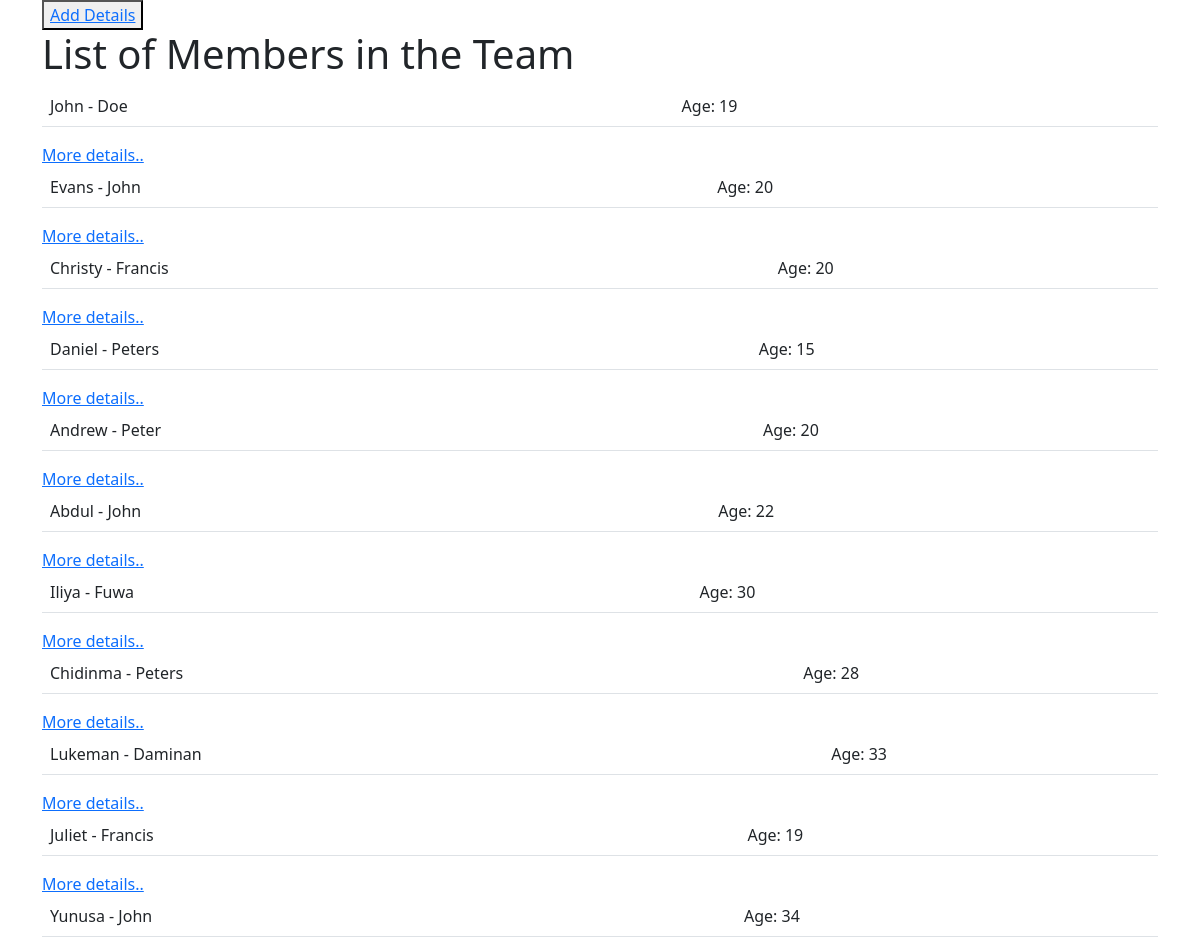
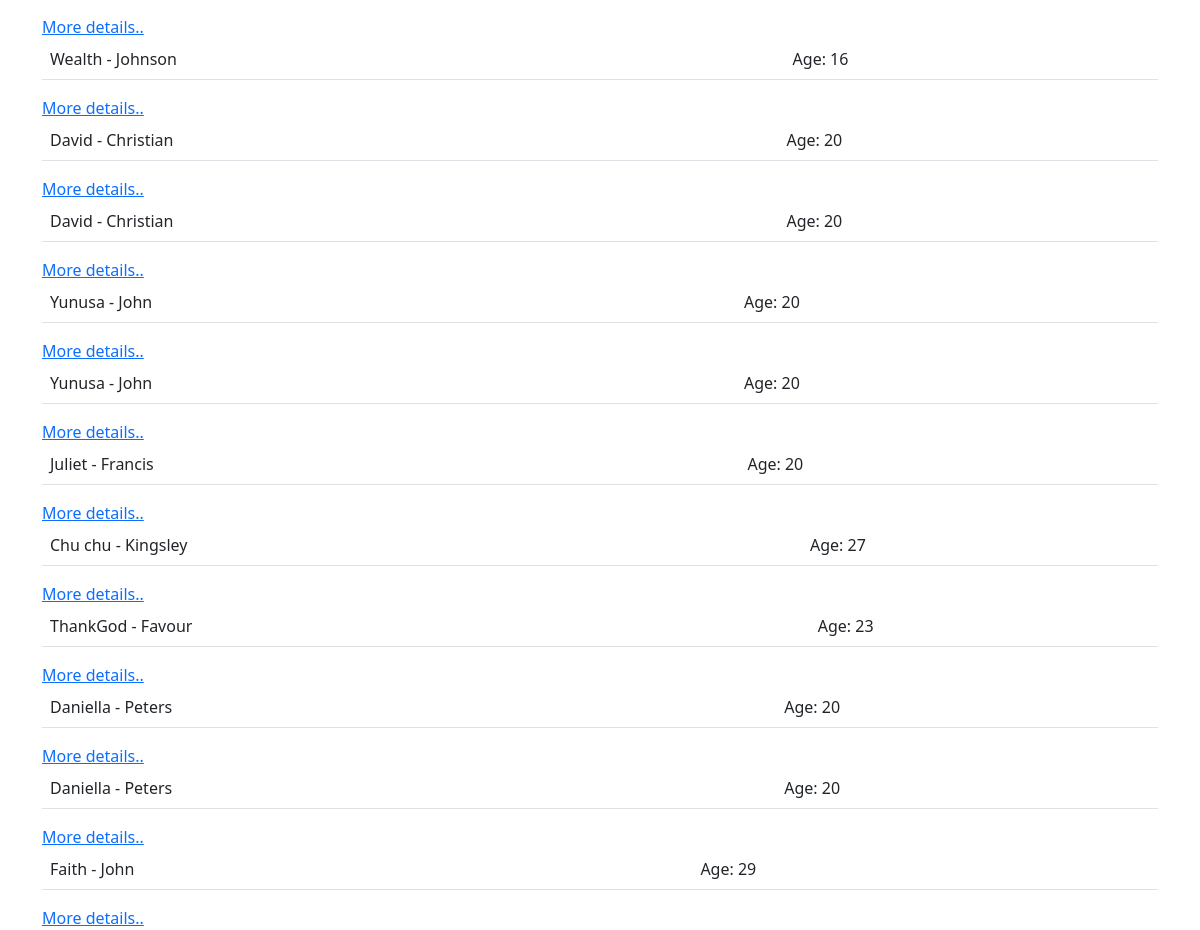
The page / on the database its author committed (2 pictures, top to bottom).
### myapp/models.py (models this page shows, shortened)
class Member(models.Model):
    firstname = models.CharField(max_length=200)
    lastname = models.CharField(max_length=200)
    age = models.IntegerField()
    salary = models.DecimalField(max_digits=10, decimal_places=2)
    DOB = models.DateTimeField()

### myapp/views.py (the view)
class HomeView(ListView):
    model = Member
    template_name = 'myapp/index.html'

### myapp/templates/myapp/index.html
{% extends 'base.html' %}
{% block content %}
        <button><a href="{% url 'addmembership' %}">Add Details</a></button>
        <h1>List of Members in the Team</h1>
        {% for member in object_list %}
        <table class="table">
        <td>{{member.firstname}} - {{member.lastname}}</td>
        <td>Age: {{member.age}}</td>
        </table>
        <a href="{% url 'details' member.pk %}">More details..</a>
        <br>
        {% endfor %}
{% endblock %}

### templates/base.html (shortened to what this page needs)
{% load static %}
<!DOCTYPE html>
<html>
    <head>
        <link rel="stylesheet" href="{% static '/styles/bootstrap.css' %}">
    </head>
    <body>
        <div class="container">
        {% block content %}
        {% endblock %}
        </div>
    </body>
</html>

### rows shown on the page
Member: firstname "John", lastname "Doe", age "19"
Member: firstname "Evans", lastname "John", age "20"
Member: firstname "Christy", lastname "Francis", age "20"
Member: firstname "Daniel", lastname "Peters", age "15"
Member: firstname "Andrew", lastname "Peter", age "20"
Member: firstname "Abdul", lastname "John", age "22"
Member: firstname "Iliya", lastname "Fuwa", age "30"
Member: firstname "Chidinma", lastname "Peters", age "28"
Member: firstname "Lukeman", lastname "Daminan", age "33"
Member: firstname "Juliet", lastname "Francis", age "19"
Member: firstname "Yunusa", lastname "John", age "34"
Member: firstname "Wealth", lastname "Johnson", age "16"
Member: firstname "David", lastname "Christian", age "20"
Member: firstname "David", lastname "Christian", age "20"
Member: firstname "Yunusa", lastname "John", age "20"
Member: firstname "Yunusa", lastname "John", age "20"
Member: firstname "Juliet", lastname "Francis", age "20"
Member: firstname "Chu chu", lastname "Kingsley", age "27"
Member: firstname "ThankGod", lastname "Favour", age "23"
Member: firstname "Daniella", lastname "Peters", age "20"
Member: firstname "Daniella", lastname "Peters", age "20"
Member: firstname "Faith", lastname "John", age "29"
